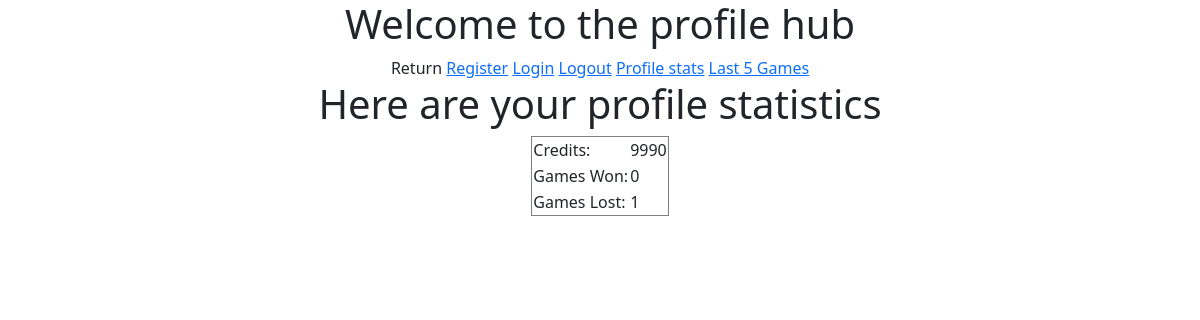
Screenshot of /profilestats (signed in) with the database file from the repository.
### tables this page shows
CREATE TABLE users (
                 UserID integer NOT NULL UNIQUE,
                 username text NOT NULL UNIQUE,
                 password text NOT NULL,
                 credits integer NOT NULL,
                 gameswon integer,
                 gameslost lost integer,
                 salt text NOT NULL,
                 PRIMARY KEY (UserID)
                 );

### app.py (the view)
@app.route("/profilestats")
def profilestats():
    if 'username' in session:
        connect = sqlite3.connect('./casino.db')
        cursor = connect.cursor()
        cursor.execute(f"""SELECT credits, gameswon, gameslost FROM users WHERE username = '{session['username']}' """)
        desc = cursor.description
        column_names = [col[0] for col in desc]
        data = [dict(zip(column_names, row))
                for row in cursor.fetchall()]
        return render_template("user_stats.html", rows = data)
    else:
        return redirect('/login')

### templates/user_stats.html (shortened to what this page needs)
{% extends 'mastertemplate.html' %}
{% block content %}
<h1>Here are your profile statistics</h1>
<body>
    <table border="1" align="center">
        {% for row in rows %}
        <tr><td>Credits:</td><td>{{row.credits}}</td></tr>
        <tr><td>Games Won:</td><td>{{row.gameswon}}</td></tr>
        <tr><td>Games Lost:</td><td>{{row.gameslost}}</td></tr>
        {% endfor %}
    </table>
</body>
{% endblock %}

### templates/mastertemplate.html (style rules this page uses)
nav, h1 { text-align: center; }

### templates/user_stats.html (style rules this page uses)
h1 { text-align: center; }

### rows the page displays
users: credits "9990", gameswon "0", gameslost "1"
